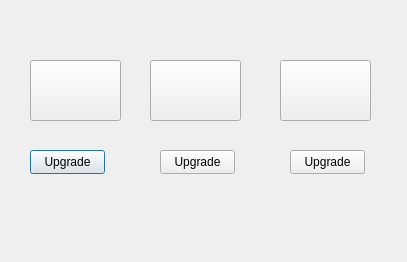
<?xml version="1.0" encoding="UTF-8"?>
<ui version="4.0">
 <class>Shop1</class>
 <widget class="QDialog" name="Shop1">
  <property name="geometry">
   <rect>
    <x>0</x>
    <y>0</y>
    <width>407</width>
    <height>262</height>
   </rect>
  </property>
  <property name="windowTitle">
   <string>Dialog</string>
  </property>
  <widget class="QPushButton" name="townHall">
   <property name="geometry">
    <rect>
     <x>30</x>
     <y>150</y>
     <width>75</width>
     <height>24</height>
    </rect>
   </property>
   <property name="text">
    <string>Upgrade</string>
   </property>
  </widget>
  <widget class="QPushButton" name="fence">
   <property name="geometry">
    <rect>
     <x>160</x>
     <y>150</y>
     <width>75</width>
     <height>24</height>
    </rect>
   </property>
   <property name="text">
    <string>Upgrade</string>
   </property>
  </widget>
  <widget class="QPushButton" name="cannon">
   <property name="geometry">
    <rect>
     <x>290</x>
     <y>150</y>
     <width>75</width>
     <height>24</height>
    </rect>
   </property>
   <property name="text">
    <string>Upgrade</string>
   </property>
  </widget>
  <widget class="QPushButton" name="fencebutton">
   <property name="geometry">
    <rect>
     <x>150</x>
     <y>60</y>
     <width>91</width>
     <height>61</height>
    </rect>
   </property>
   <property name="text">
    <string/>
   </property>
  </widget>
  <widget class="QLabel" name="town">
   <property name="geometry">
    <rect>
     <x>50</x>
     <y>80</y>
     <width>49</width>
     <height>16</height>
    </rect>
   </property>
   <property name="text">
    <string/>
   </property>
  </widget>
  <widget class="QPushButton" name="town_2">
   <property name="geometry">
    <rect>
     <x>30</x>
     <y>60</y>
     <width>91</width>
     <height>61</height>
    </rect>
   </property>
   <property name="text">
    <string/>
   </property>
  </widget>
  <widget class="QPushButton" name="cannonbutton">
   <property name="geometry">
    <rect>
     <x>280</x>
     <y>60</y>
     <width>91</width>
     <height>61</height>
    </rect>
   </property>
   <property name="text">
    <string/>
   </property>
  </widget>
 </widget>
 <resources/>
 <connections/>
</ui>
